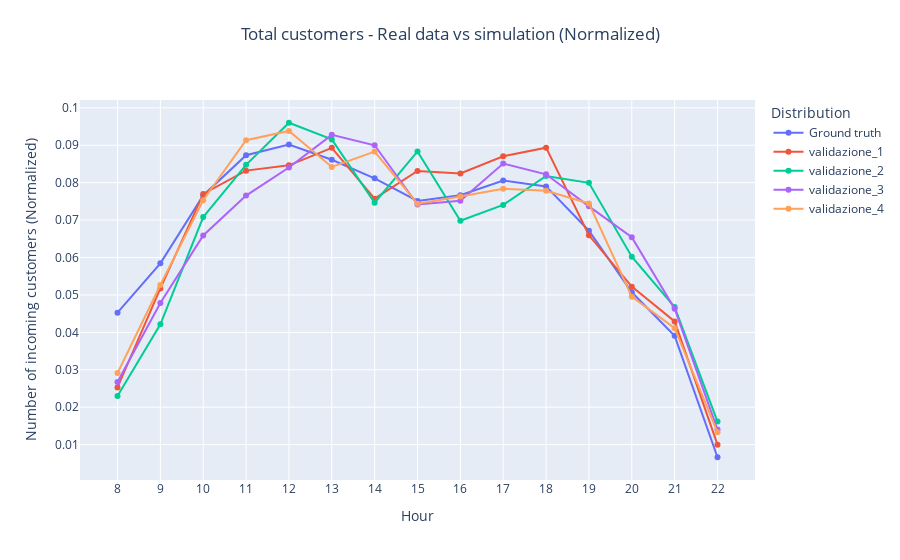

Notebook code for this chart:
### Markdown cell above
## Validazione

### Code cell
# Validazione

normalize = True

fig =  go.Figure()
fig = add_ground_truth(fig, df_arrivals, normalize=normalize)
fig = add_simulation_to_plot(fig, df_simulations, 'validazione_1', "Total_customers", normalize=normalize)
fig = add_simulation_to_plot(fig, df_simulations, 'validazione_2', "Total_customers", normalize=normalize)
fig = add_simulation_to_plot(fig, df_simulations, 'validazione_3', "Total_customers", normalize=normalize)
fig = add_simulation_to_plot(fig, df_simulations, 'validazione_4', "Total_customers", normalize=normalize)
fig = decorate_figure(fig,
    title="Total customers - Real data vs simulation",
    y_axis_title="Number of incoming customers",
    normalize=normalize)
fig.show()

### Figure 1 — Plotly figure (JSON) as saved in the notebook; plotly's stock layout.template omitted (floating-point values rounded to 4 significant figures)
{"data": [{"mode": "lines+markers", "name": "Ground truth", "type": "scatter", "x": [8, 9, 10, 11, 12, 13, 14, 15, 16, 17, 18, 19, 20, 21, 22], "y": [0.04527, 0.05846, 0.07659, 0.08733, 0.09018, 0.08612, 0.08115, 0.07511, 0.07664, 0.08055, 0.079, 0.06716, 0.05072, 0.03907, 0.006633]}, {"mode": "lines+markers", "name": "validazione_1", "type": "scatter", "x": [8, 9, 10, 11, 12, 13, 14, 15, 16, 17, 18, 19, 20, 21, 22], "y": [0.02529, 0.05174, 0.077, 0.08322, 0.08463, 0.08931, 0.07573, 0.08311, 0.08247, 0.08707, 0.08935, 0.06594, 0.05222, 0.04292, 0.01]}, {"mode": "lines+markers", "name": "validazione_2", "type": "scatter", "x": [8, 9, 10, 11, 12, 13, 14, 15, 16, 17, 18, 19, 20, 21, 22], "y": [0.02301, 0.04216, 0.0708, 0.08477, 0.09601, 0.09155, 0.07464, 0.08833, 0.06981, 0.07405, 0.08178, 0.07995, 0.06021, 0.04675, 0.01617]}, {"mode": "lines+markers", "name": "validazione_3", "type": "scatter", "x": [8, 9, 10, 11, 12, 13, 14, 15, 16, 17, 18, 19, 20, 21, 22], "y": [0.02673, 0.04785, 0.06591, 0.07656, 0.08405, 0.09277, 0.08999, 0.07416, 0.07518, 0.08512, 0.08223, 0.07368, 0.06544, 0.04631, 0.01402]}, {"mode": "lines+markers", "name": "validazione_4", "type": "scatter", "x": [8, 9, 10, 11, 12, 13, 14, 15, 16, 17, 18, 19, 20, 21, 22], "y": [0.02912, 0.05267, 0.07533, 0.09134, 0.09382, 0.0842, 0.08831, 0.07437, 0.07628, 0.07836, 0.07782, 0.07445, 0.04954, 0.04111, 0.01329]}], "layout": {"legend": {"title": {"text": "Distribution"}}, "title": {"text": "Total customers - Real data vs simulation (Normalized)", "x": 0.5, "xanchor": "center", "y": 0.95, "yanchor": "top"}, "xaxis": {"dtick": 1, "tick0": 0, "tickmode": "linear", "title": {"text": "Hour"}}, "yaxis": {"dtick": 0.01, "tick0": 0, "tickmode": "linear", "title": {"text": "Number of incoming customers (Normalized)"}}}}
